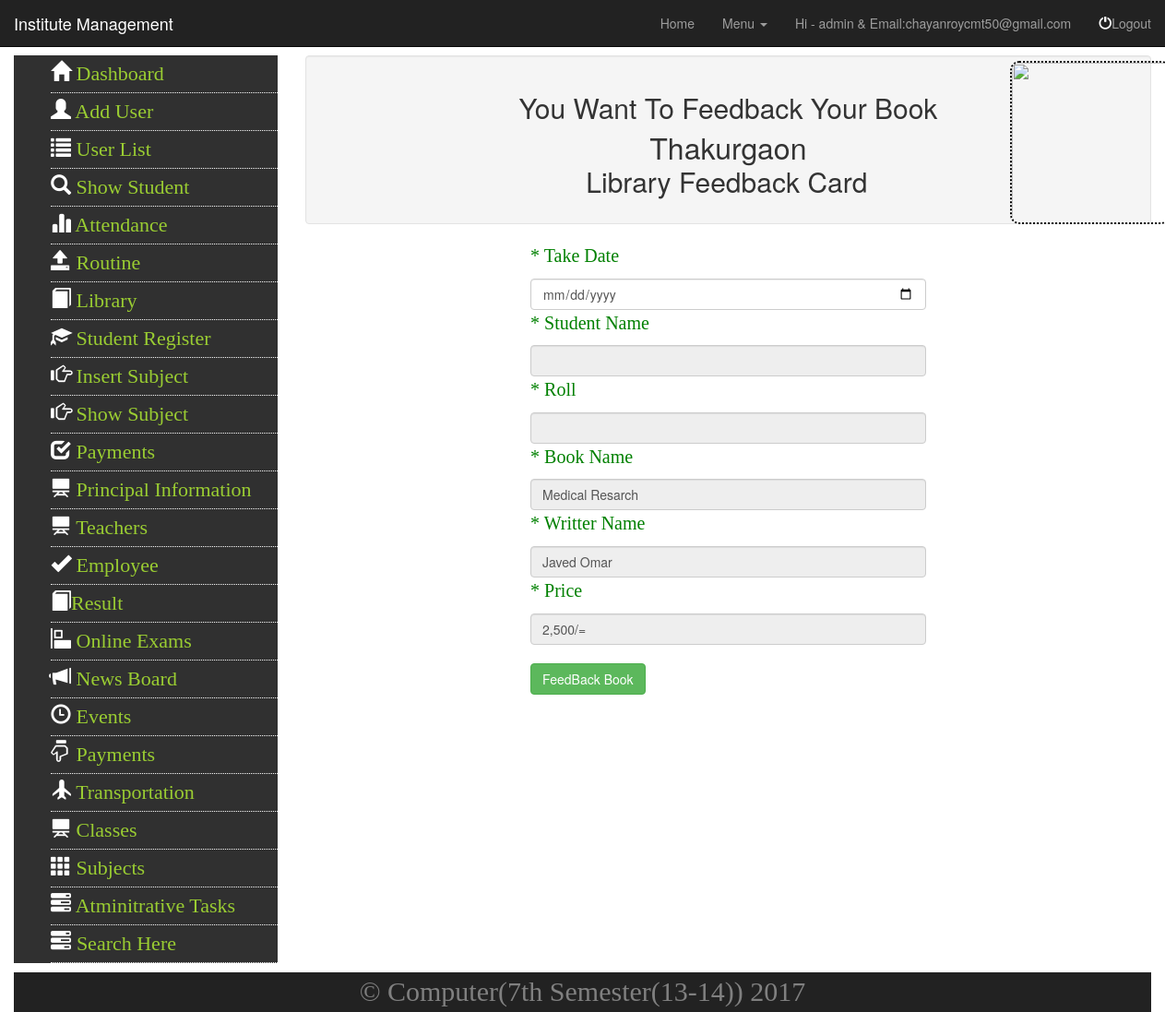
The page /book_back.php?lib_us_id=4 (signed in) on the database its author committed.
### tables this page shows
CREATE TABLE `tbl_libcard` (
  `id` int(11) NOT NULL,
  `s_name` varchar(255) NOT NULL,
  `roll` int(6) NOT NULL,
  `b_name` varchar(444) NOT NULL,
  `w_name` varchar(444) NOT NULL,
  `price` varchar(255) NOT NULL,
  `g_date` varchar(400) NOT NULL,
  `t_date` varchar(300) NOT NULL,
  `lib_status` int(11) NOT NULL DEFAULT '0'
);

### lib/Session.php (called while the page is built, shortened)
<?php
class Session{
 public static function get($key){
  if (isset($_SESSION[$key])) {
   return $_SESSION[$key];
  } else {
   return false;
  }
 }
}
?>

### lib/Database.php (called while the page is built, shortened)
<?php
Class Database{
 public $host   = DB_HOST;
 public $user   = DB_USER;
 public $pass   = DB_PASS;
 public $dbname = DB_NAME;
 public $link;
private function connectDB(){
 $this->link = new mysqli($this->host, $this->user, $this->pass,
  $this->dbname);
 }
public function select($query){
  $result = $this->link->query($query) or
   die($this->link->error.__LINE__);
  if($result->num_rows > 0){
    return $result;
  } else {
    return false;
  }
 }
}

### classes/Library.php (called while the page is built, shortened)
<?php
class Library
{
	private $db;
	public function __construct()
	{
	 	$this->db=new Database();
	}
public function Lib_Sub_name($roll_f_id){
  $query ="SELECT * FROM tbl_libcard WHERE id = '$roll_f_id' ORDER BY id DESC";
    $lib_sub_name = $this->db->select($query);
    return $lib_sub_name;
}
}
 ?>

### book_back.php (the view, shortened to what this page needs)
<?php include 'inc/sidebar.php'; ?>
<?php include 'classes/Library.php'; ?>
<?php
  $lb = new Library();
?>
<?php
  $name  =Session::get("st_name");
  $roll  =Session::get("st_roll");
  $image  =Session::get("st_imgae");
 ?>
<?php
if(isset($_GET['lib_us_id'])){
  $roll_f_id=$_GET['lib_us_id'];
}
?>
<?php
$lib_sub_name=$lb->Lib_Sub_name($roll_f_id);
if($lib_sub_name){
  while ($result=$lib_sub_name->fetch_assoc()) {
    $b_name    =$result['b_name'];
    $w_name    =$result['w_name'];
    $price     =$result['price'];
  }
}
?>
<div class="well text-center">
    <h2 class="thg">You Want To Feedback Your Book</h2><br/>
    <h3 class="lib_text">Thakurgaon</h3><br/>
    <a href="lib_us_list.php?lib_us_id=<?php echo $roll;?>"><img class="lib_image" src="<?php echo $image; ?>" /></a>
     <strong><h2 class="lib_card">Library Feedback Card</h2></strong>
</div>
<div class="container-fluid marginTop">
  <div class="row">
    <div class="col-xs-12 col-sm-7 col-md-6 col-sm-offset-2 col-md-offset-3">
<form class="form-horizontal" action="" method="POST">
<p style="color:green;font-family: Times new Roman;font-size: 20px;">* Take Date </p>
    <input  type="date" required="" name="t_date" class="form-control" id="" placeholder="Eneter Date">
  <p style="color:green;font-family: Times new Roman;font-size: 20px;">* Student Name </p>
    <input type="text" readonly="" name="s_name" class="form-control" value="<?php echo $name; ?>" >
  <p style="color:green;font-family: Times new Roman;font-size: 20px;">*  Roll </p>
    <input type="text" readonly="" name="roll" class="form-control" value="<?php echo $roll; ?>" >
  <p style="color:green;font-family: Times new Roman;font-size: 20px;">* Book Name </p>
    <input type="text"  readonly="" name="b_name"  class="form-control" value="<?php echo  $b_name;?>" >
  <p style="color:green;font-family: Times new Roman;font-size: 20px;">* Writter Name </p>
    <input type="text" readonly=""  name="w_name"   class="form-control" value="<?php echo $w_name; ?>" >
  <p style="color:green;font-family: Times new Roman;font-size: 20px;">* Price </p>
    <input type="text" readonly="" name="price"   class="form-control" value="<?php echo $price;   ?>/=" >
<br>
   <button type="submit" name="insert_lib_trash" class="btn btn-success">FeedBack Book</button>
   <br>
   <br>
   <br>
</form>
    </div>
  </div>
</div>

### css/style.css (style rules this page uses)
.lib_image { border: 2px dotted black; border-radius: 10px; height: 177px; margin-left: 744px; margin-top: -141px; width: 174px; }
.lib_text { font-size: 32px; margin-top: -21px; }
.lib_card { margin-left: -3px; margin-top: -63px; text-align: center; }

### rows shown on the page
tbl_libcard: b_name "Medical Resarch", w_name "Javed Omar", price "2,500/="

### other values the page prints
Session::get('userName') "admin"
Session::get('Email') "chayanroycmt50@gmail.com"
